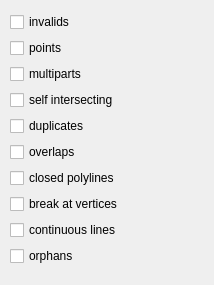
<?xml version="1.0" encoding="UTF-8"?>
<ui version="4.0">
 <class>Dialog</class>
 <widget class="QDialog" name="Dialog">
  <property name="geometry">
   <rect>
    <x>0</x>
    <y>0</y>
    <width>214</width>
    <height>285</height>
   </rect>
  </property>
  <property name="windowTitle">
   <string>Dialog</string>
  </property>
  <widget class="QWidget" name="layoutWidget">
   <property name="geometry">
    <rect>
     <x>10</x>
     <y>10</y>
     <width>181</width>
     <height>259</height>
    </rect>
   </property>
   <layout class="QVBoxLayout" name="verticalLayout_2">
    <item>
     <layout class="QVBoxLayout" name="verticalLayout">
      <item>
       <widget class="QCheckBox" name="invalidsCheckBox">
        <property name="text">
         <string>invalids</string>
        </property>
       </widget>
      </item>
      <item>
       <widget class="QCheckBox" name="pointsCheckBox">
        <property name="text">
         <string>points</string>
        </property>
       </widget>
      </item>
      <item>
       <widget class="QCheckBox" name="multipartsCheckBox">
        <property name="text">
         <string>multiparts</string>
        </property>
       </widget>
      </item>
      <item>
       <widget class="QCheckBox" name="selfinterCheckBox">
        <property name="text">
         <string>self intersecting</string>
        </property>
       </widget>
      </item>
      <item>
       <widget class="QCheckBox" name="duplicatesCheckBox">
        <property name="text">
         <string>duplicates</string>
        </property>
       </widget>
      </item>
      <item>
       <widget class="QCheckBox" name="overlapsCheckBox">
        <property name="text">
         <string>overlaps</string>
        </property>
       </widget>
      </item>
      <item>
       <widget class="QCheckBox" name="closedplCheckBox">
        <property name="text">
         <string>closed polylines</string>
        </property>
       </widget>
      </item>
      <item>
       <widget class="QCheckBox" name="breakCheckBox">
        <property name="text">
         <string>break at vertices</string>
        </property>
       </widget>
      </item>
      <item>
       <widget class="QCheckBox" name="mergeCheckBox">
        <property name="text">
         <string>continuous lines</string>
        </property>
       </widget>
      </item>
      <item>
       <widget class="QCheckBox" name="orphansCheckBox">
        <property name="text">
         <string>orphans</string>
        </property>
       </widget>
      </item>
     </layout>
    </item>
   </layout>
  </widget>
 </widget>
 <resources/>
 <connections/>
</ui>
